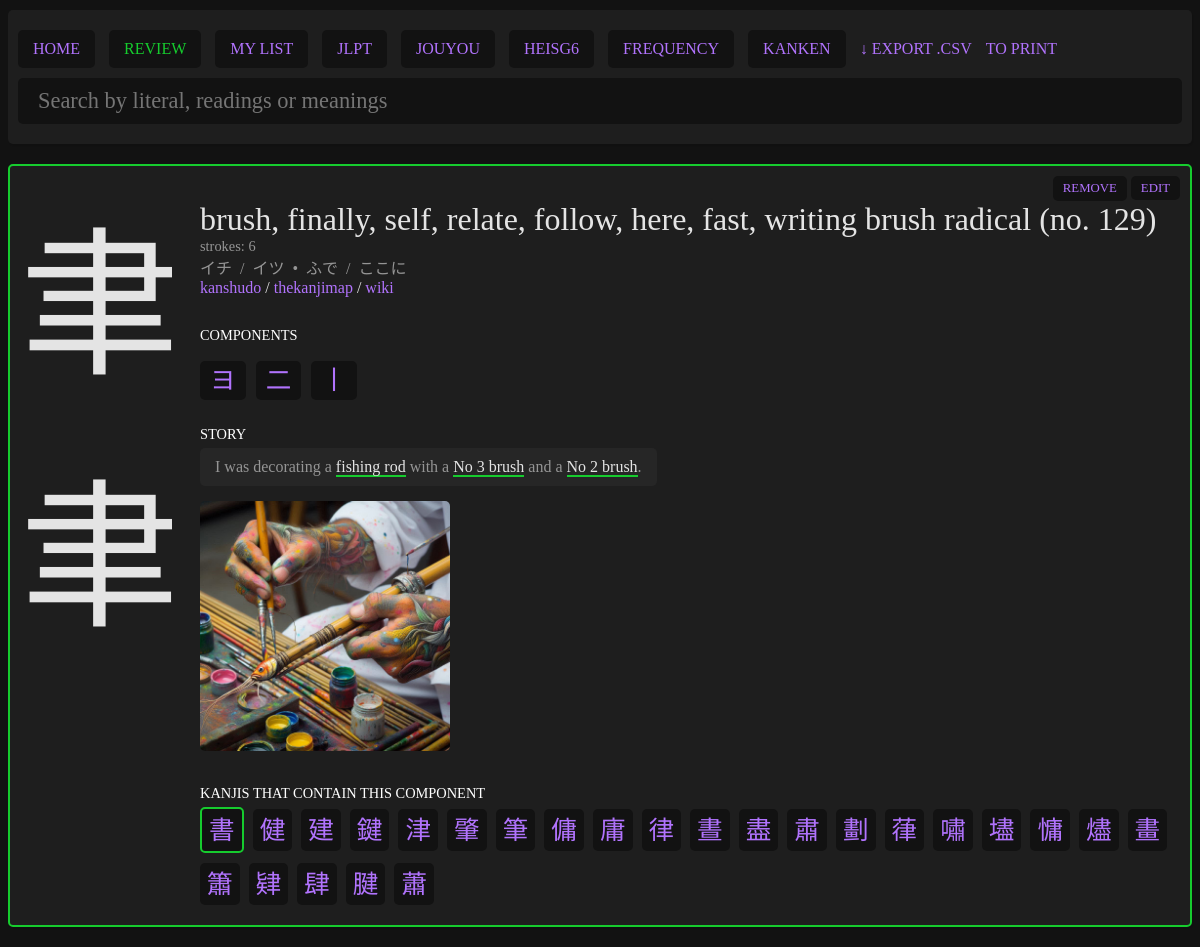
/pages/kanji.php?literal=聿, run on the app's committed database.
### tables this page shows
CREATE TABLE "kanjis" (
	"literal"	TEXT NOT NULL UNIQUE,
	"meanings"	TEXT NOT NULL,
	"onReadings"	TEXT,
	"kunReadings"	TEXT,
	"strokes"	INTEGER,
	"jlpt"	INTEGER,
	"frequency"	INTEGER,
	"grade"	INTEGER,
	"heisg6"	INTEGER,
	"components"	TEXT,
	"other_forms"	TEXT, "kanken" INTEGER NULL, "story" TEXT NULL, "added" INTEGER NULL, "score" INTEGER NULL, "added_at" datetime,
	PRIMARY KEY("literal")
);

### pages/kanji.php (the view, shortened to what this page needs)
<?php
$myPDO = new PDO('sqlite:../data/kanjis.db');
if (isset($_GET['literal'])) {
    if (empty($_GET['literal'])) {
        $error = "No selected kanji.";
    } else {
        $sql = "SELECT * FROM kanjis WHERE literal = ?";
        $stmt = $myPDO->prepare($sql);
        $results = $stmt->execute([$_GET['literal']]);
        $entry = $stmt->fetch();
    }
}
?>
<?php require '../parts/header.php'; ?>
<?php if (!empty($error)) : ?>
    <div class="error">
        <?php echo $error; ?>
    </div>
<?php elseif (isset($_GET['literal'])) : ?>
    <?php if (!$entry) : ?>
        <div class="card empty">
            No results.
        </div>
    <?php else : ?>
        <div class="card <?php if ($entry['added'] == 1) echo ' added'; ?>">
            <div class="left">
                <div class="kanji"><?php echo $entry['literal']; ?></div>
                <div class="big-kanji"><?php echo $entry['literal']; ?></div>
            </div>
            <div class="right">
                <div class="meanings">
                    <?php echo str_replace(";", ", ", $entry['meanings']); ?>
                </div>
                <div class="meta">
                    <div class="item">
                        <span class="ref">strokes</span>
                        <span class="number"><?php echo $entry['strokes']; ?></span>
                    </div>
                </div>
                <?php
                if (!empty($entry['onReadings']) or !empty($entry['kunReadings'])) {
                    echo '<div class="readings">';
                    echo str_replace(";", "&nbsp;&nbsp;/&nbsp;&nbsp;", $entry['onReadings']);
                    if (!empty($entry['kunReadings'])) {
                        echo '&nbsp;&nbsp;•&nbsp;&nbsp;';
                        echo str_replace(";", "&nbsp;&nbsp;/&nbsp;&nbsp;", $entry['kunReadings']);
                    }
                    echo '</div>';
                }
                ?>
                <div class="links">
                    <a href="https://www.kanshudo.com/kanji/<?php echo $entry['literal']; ?>" target="_blank">kanshudo</a> /
                    <a href="https://thekanjimap.com/<?php echo $entry['literal']; ?>" target="_blank">thekanjimap</a> /
                    <a href="https://en.wiktionary.org/wiki/<?php echo $entry['literal']; ?>" target="_blank">wiki</a>
                </div>
                <?php
                if (!empty($entry['components'])) {
                    echo '<div class="title briem-hand-normal">Components</div>';
                    echo '<div class="components">';
                    $componentsArray = explode(";", $entry['components']);
                    foreach ($componentsArray as $component) {
                        echo '<div class="component"><a href="kanji.php?literal=' . $component . '">' . $component . '</a></div>';
                    }
                    echo '</div>';
                }
                ?>
                <?php if (!empty($entry['story'])) : ?>
                    <div class="title">Story</div>
                    <div class="story">
                        <?php
                        $pattern = '/#(.+?)#/';
                        $story = preg_replace($pattern, '<a href="kanji.php?literal=$1">$1</a>', $entry['story']);
                        $pattern = '/\_(.+?)\_/';
                        echo preg_replace($pattern, '<span>$1</span>', $story);
                        ?>
                    </div>
                <?php endif; ?>
                <?php
                $img = "../data/images/" . $entry['literal'] . ".jpg";
                if (file_exists($img)) {
                    echo "<a href='../data/images/" . $entry['literal'] . ".jpg' target='_blank'><img src='" . $img . "'></a>";
                }
                ?>
                <?php
                $sql = "SELECT * FROM kanjis WHERE components LIKE ? ORDER BY added DESC";
                $stmt = $myPDO->prepare($sql);
                $stmt->execute(['%' . $entry['literal'] . '%']);
                $contained_in_kanjis = $stmt->fetchAll();
                ?>
                            <?php if (!empty($contained_in_kanjis)) : ?>
                                <div class="words">
                                    <div class="title">Kanjis that contain this component</div>
                                    <?php foreach ($contained_in_kanjis as $example) : ?>
                                        <?php if ($example['added'] == 1) : ?>
                                            <div class="word added">
                                            <?php else : ?>
                                                <div class="word">
                                                <?php endif; ?>
                                                <a href="kanji.php?literal=<?php echo $example['literal']; ?>" class="example-kanji"><?php echo $example['literal']; ?></a>
                                                </div>
                                            <?php endforeach; ?>
                                            </div>
                                        <?php endif; ?>
                                </div>
                                <div class="action">
                                    <?php if ($entry['added'] == '' || $entry['added'] == 0) : ?>
                                        <form action="../actions/toggle_kanji_study.php" method="POST">
                                            <input type="hidden" name="literal" value="<?php echo $entry['literal']; ?>">
                                            <button type="submit">add</button>
                                        </form>
                                    <?php else : ?>
                                        <form action="../actions/toggle_kanji_study.php" method="POST">
                                            <button type="submit">remove</button>
                                        </form>
                                    <?php endif; ?>
                                    <a id="edit-toggle" href="#edit-area">edit</a>
                                </div>
                    </div>
                <?php endif; ?>
            <?php else : ?>
                <div class="card empty">
                    No kanji selected.
                </div>
            <?php endif; ?>
            <?php require '../parts/footer.php'; ?>

### data/style.css (style rules this page uses)
body { background:#121212; color:#e4e4e4; font-family: "NotoSansJP"; }
* { box-sizing: border-box; }
.card, .header, .list { position:relative; background:#1e1e1e; display:flex; border-radius: 5px; box-shadow: 1px 2px 1px rgba(0, 0, 0, 0.1); margin-bottom:20px; }
.word.added, .card.added { border:2px solid #16cc2e; }
.card .right { display: flex; flex-direction: column; flex-grow: 2; align-items: flex-start; padding:10px; }
.card .right img { max-width: 100%; max-height: 250px; margin-top:15px; border-radius: 5px; }
.card .left .kanji { font-family:"NotoSansJP", "BabelStoneHan"; font-size:120pt; padding:10px; }
.card .left .big-kanji { font-family:"KanjiStrokeOrders", "BabelStoneHan"; font-size:120pt; padding:10px; }
.card .right .meta, .card .right .components { display:flex; flex-wrap: wrap; flex-direction: row; justify-items: center; margin-top:10px; }
.card .right .meta { margin:0; }
.card .right .readings { color:#959595; font-family: "NotoSansJP"; }
.card .right .story { padding: 5px 0; color: #959595; background: #262626; padding: 10px 15px; border-radius: 5px; }
.card .right .meta .item { margin:0 15px 0 0px; color:#959595; font-size: 0.9em; }
.card .right .meta .item .ref::after { content:': '; }
.card .right .meanings { font-size: 2em; margin:25px 0 0 0 ; }
.card .right .component a { background-color:#121212; margin:0 10px 5px 0; padding:5px 10px; border-radius: 5px; font-family: "NotoSansJP"; }
.card .right .component { font-size: 1.6em; }
.card .action { position: absolute; top:10px; right:10px; }
.card .action form { display:inline-block; }
button, #edit-toggle { cursor:pointer; background-color:#121212; padding:5px 10px; border-radius: 5px; font-family: "NotoSansJP"; text-transform: uppercase; font-size: 0.8em; border:none; }
a, button { text-decoration: none; color:#b173fd; }
.words .word { border-radius: 5px; background:#121212; margin-bottom:10px; display: inline-block; position:relative; cursor:default; margin-right:5px; }
.title { text-transform: uppercase; color:#FFF; font-size:0.9em; padding:5px 0; margin-top:25px; }
.card .right .components .component a { font-family:"NotoSansJP", "BabelStoneHan"; }
.story span { color:#e4e4e4; border-bottom: 2px solid #16cc2e; }
.word { overflow: visible; }
.word a { display: inline-block; font-size: 1.6em; padding:0px 7px 5px 7px; }

### data on the page
kanjis: literal "聿", meanings "brush, finally, self, relate, follow, here, fast, writing brush radical (no. 129)", strokes "6", onReadings "イチ / イツ", kunReadings "ふで / ここに", components "ヨ", components "二", components "丨", story "I was decorating a fishing rod with a No 3 brush and a No 2 brush ."

### other printed values
$example['literal'] "書"
$example['literal'] "健"
$example['literal'] "建"
$example['literal'] "鍵"
$example['literal'] "津"
$example['literal'] "肇"
$example['literal'] "筆"
$example['literal'] "傭"
$example['literal'] "庸"
$example['literal'] "律"
$example['literal'] "晝"
$example['literal'] "盡"
$example['literal'] "肅"
$example['literal'] "劃"
$example['literal'] "葎"
